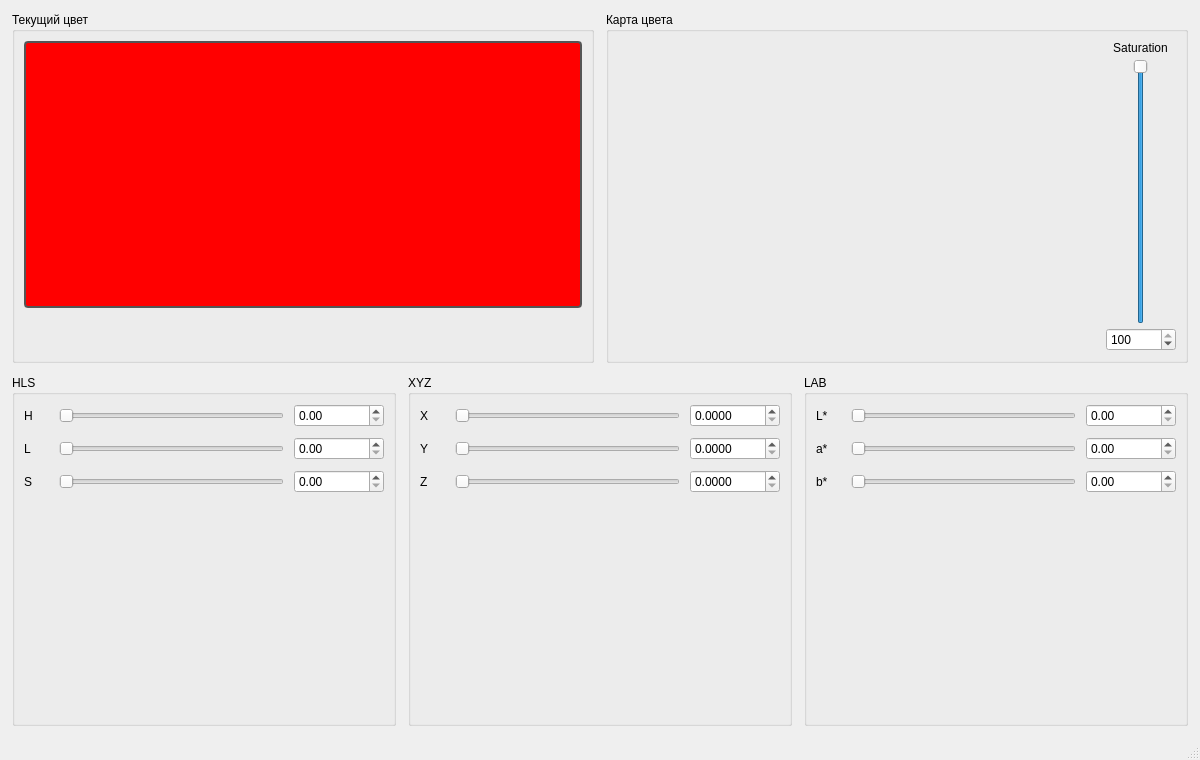
<?xml version="1.0" encoding="UTF-8"?>
<ui version="4.0">
 <class>ColorConverter</class>

 <widget class="QMainWindow" name="ColorConverter">
  <property name="geometry">
   <rect>
    <x>0</x>
    <y>0</y>
    <width>1200</width>
    <height>760</height>
   </rect>
  </property>

  <property name="minimumSize">
   <size>
    <width>1000</width>
    <height>500</height>
   </size>
  </property>

  <property name="windowTitle">
   <string>Конвертер цветов: HLS, XYZ, LAB</string>
  </property>

  <widget class="QWidget" name="centralWidget">
   <layout class="QVBoxLayout" name="mainLayout">
    <property name="spacing">
     <number>12</number>
    </property>
    <property name="leftMargin">
     <number>12</number>
    </property>
    <property name="topMargin">
     <number>12</number>
    </property>
    <property name="rightMargin">
     <number>12</number>
    </property>
    <property name="bottomMargin">
     <number>12</number>
    </property>

    <item>
     <layout class="QHBoxLayout" name="topLayout">
      <property name="spacing">
       <number>12</number>
      </property>

      <item>
       <widget class="QGroupBox" name="previewGroup">
        <property name="minimumSize">
         <size>
          <width>260</width>
          <height>270</height>
         </size>
        </property>

        <property name="title">
         <string>Текущий цвет</string>
        </property>

        <layout class="QVBoxLayout" name="previewLayout">
         <property name="spacing">
          <number>8</number>
         </property>

         <item>
          <widget class="QLabel" name="colorPreview">
           <property name="minimumSize">
            <size>
             <width>220</width>
             <height>180</height>
            </size>
           </property>

           <property name="sizePolicy">
            <sizepolicy hsizetype="Expanding" vsizetype="Expanding">
             <horstretch>1</horstretch>
             <verstretch>1</verstretch>
            </sizepolicy>
           </property>

           <property name="styleSheet">
            <string notr="true">background-color: #ff0000;
border: 2px solid #555555;
border-radius: 4px;</string>
           </property>

           <property name="text">
            <string/>
           </property>

           <property name="alignment">
            <set>Qt::AlignmentFlag::AlignCenter</set>
           </property>
          </widget>
         </item>

         <item>
          <widget class="QLabel" name="gamutWarningLabel">
           <property name="minimumSize">
            <size>
             <width>220</width>
             <height>35</height>
            </size>
           </property>

           <property name="styleSheet">
            <string notr="true">color: #c62828;
font-weight: bold;</string>
           </property>

           <property name="text">
            <string/>
           </property>

           <property name="wordWrap">
            <bool>true</bool>
           </property>

           <property name="alignment">
            <set>Qt::AlignmentFlag::AlignCenter</set>
           </property>
          </widget>
         </item>
        </layout>
       </widget>
      </item>

      <item>
       <widget class="QGroupBox" name="mapGroup">
        <property name="title">
         <string>Карта цвета</string>
        </property>

        <layout class="QVBoxLayout" name="mapLayout">
         <item>
          <layout class="QHBoxLayout" name="mapWithSaturationLayout">
           <property name="spacing">
            <number>8</number>
           </property>

           <item>
            <widget class="QWidget" name="colorMap">
             <property name="minimumSize">
              <size>
               <width>380</width>
               <height>240</height>
              </size>
             </property>

             <property name="sizePolicy">
              <sizepolicy hsizetype="Expanding" vsizetype="Expanding">
               <horstretch>1</horstretch>
               <verstretch>1</verstretch>
              </sizepolicy>
             </property>
            </widget>
           </item>

           <item>
            <layout class="QVBoxLayout" name="saturationSliderLayout">
             <property name="spacing">
              <number>4</number>
             </property>

             <item alignment="Qt::AlignmentFlag::AlignHCenter">
              <widget class="QLabel" name="saturationLabel">
               <property name="text">
                <string>Saturation</string>
               </property>

               <property name="alignment">
                <set>Qt::AlignmentFlag::AlignCenter</set>
               </property>
              </widget>
             </item>

             <item alignment="Qt::AlignmentFlag::AlignHCenter">
              <widget class="QSlider" name="saturationSlider">
               <property name="minimumSize">
                <size>
                 <width>30</width>
                 <height>180</height>
                </size>
               </property>

               <property name="orientation">
                <enum>Qt::Orientation::Vertical</enum>
               </property>

               <property name="minimum">
                <number>0</number>
               </property>

               <property name="maximum">
                <number>100</number>
               </property>

               <property name="value">
                <number>100</number>
               </property>
              </widget>
             </item>

             <item alignment="Qt::AlignmentFlag::AlignHCenter">
              <widget class="QDoubleSpinBox" name="saturationSpinBox">
               <property name="minimumSize">
                <size>
                 <width>70</width>
                 <height>0</height>
                </size>
               </property>

               <property name="minimum">
                <double>0.000000000000000</double>
               </property>

               <property name="maximum">
                <double>100.000000000000000</double>
               </property>

               <property name="singleStep">
                <double>1.000000000000000</double>
               </property>

               <property name="value">
                <double>100.000000000000000</double>
               </property>

               <property name="decimals">
                <number>0</number>
               </property>

               <property name="keyboardTracking">
                <bool>false</bool>
               </property>
              </widget>
             </item>
            </layout>
           </item>
          </layout>
         </item>
        </layout>
       </widget>
      </item>
     </layout>
    </item>

    <item>
     <layout class="QHBoxLayout" name="modelsLayout">
      <property name="spacing">
       <number>12</number>
      </property>

      <item>
       <widget class="QGroupBox" name="hlsGroup">
        <property name="title">
         <string>HLS</string>
        </property>

        <layout class="QVBoxLayout" name="hlsLayout">
         <property name="spacing">
          <number>10</number>
         </property>

         <item>
          <layout class="QHBoxLayout" name="hLayout">
           <item>
            <widget class="QLabel" name="hLabel">
             <property name="minimumSize">
              <size>
               <width>25</width>
               <height>0</height>
              </size>
             </property>

             <property name="text">
              <string>H</string>
             </property>
            </widget>
           </item>

           <item>
            <widget class="QSlider" name="hSlider">
             <property name="orientation">
              <enum>Qt::Orientation::Horizontal</enum>
             </property>
            </widget>
           </item>

           <item>
            <widget class="QDoubleSpinBox" name="hSpinBox">
             <property name="minimumSize">
              <size>
               <width>90</width>
               <height>0</height>
              </size>
             </property>

             <property name="decimals">
              <number>2</number>
             </property>
            </widget>
           </item>
          </layout>
         </item>

         <item>
          <layout class="QHBoxLayout" name="lLayout">
           <item>
            <widget class="QLabel" name="lLabel">
             <property name="minimumSize">
              <size>
               <width>25</width>
               <height>0</height>
              </size>
             </property>

             <property name="text">
              <string>L</string>
             </property>
            </widget>
           </item>

           <item>
            <widget class="QSlider" name="lSlider">
             <property name="orientation">
              <enum>Qt::Orientation::Horizontal</enum>
             </property>
            </widget>
           </item>

           <item>
            <widget class="QDoubleSpinBox" name="lSpinBox">
             <property name="minimumSize">
              <size>
               <width>90</width>
               <height>0</height>
              </size>
             </property>

             <property name="decimals">
              <number>2</number>
             </property>
            </widget>
           </item>
          </layout>
         </item>

         <item>
          <layout class="QHBoxLayout" name="sLayout">
           <item>
            <widget class="QLabel" name="sLabel">
             <property name="minimumSize">
              <size>
               <width>25</width>
               <height>0</height>
              </size>
             </property>

             <property name="text">
              <string>S</string>
             </property>
            </widget>
           </item>

           <item>
            <widget class="QSlider" name="sSlider">
             <property name="orientation">
              <enum>Qt::Orientation::Horizontal</enum>
             </property>
            </widget>
           </item>

           <item>
            <widget class="QDoubleSpinBox" name="sSpinBox">
             <property name="minimumSize">
              <size>
               <width>90</width>
               <height>0</height>
              </size>
             </property>

             <property name="decimals">
              <number>2</number>
             </property>
            </widget>
           </item>
          </layout>
         </item>

         <item>
          <spacer name="hlsSpacer">
           <property name="orientation">
            <enum>Qt::Orientation::Vertical</enum>
           </property>
            <property name="sizeHint" stdset="0">
             <size>
              <width>20</width>
              <height>40</height>
             </size>
            </property>
           </spacer>
         </item>
        </layout>
       </widget>
      </item>

      <item>
       <widget class="QGroupBox" name="xyzGroup">
        <property name="title">
         <string>XYZ</string>
        </property>

        <layout class="QVBoxLayout" name="xyzLayout">
         <property name="spacing">
          <number>10</number>
         </property>

         <item>
          <layout class="QHBoxLayout" name="xLayout">
           <item>
            <widget class="QLabel" name="xLabel">
             <property name="minimumSize">
              <size>
               <width>25</width>
               <height>0</height>
              </size>
             </property>

             <property name="text">
              <string>X</string>
             </property>
            </widget>
           </item>

           <item>
            <widget class="QSlider" name="xSlider">
             <property name="orientation">
              <enum>Qt::Orientation::Horizontal</enum>
             </property>
            </widget>
           </item>

           <item>
            <widget class="QDoubleSpinBox" name="xSpinBox">
             <property name="minimumSize">
              <size>
               <width>90</width>
               <height>0</height>
              </size>
             </property>

             <property name="decimals">
              <number>4</number>
             </property>
            </widget>
           </item>
          </layout>
         </item>

         <item>
          <layout class="QHBoxLayout" name="yLayout">
           <item>
            <widget class="QLabel" name="yLabel">
             <property name="minimumSize">
              <size>
               <width>25</width>
               <height>0</height>
              </size>
             </property>

             <property name="text">
              <string>Y</string>
             </property>
            </widget>
           </item>

           <item>
            <widget class="QSlider" name="ySlider">
             <property name="orientation">
              <enum>Qt::Orientation::Horizontal</enum>
             </property>
            </widget>
           </item>

           <item>
            <widget class="QDoubleSpinBox" name="ySpinBox">
             <property name="minimumSize">
              <size>
               <width>90</width>
               <height>0</height>
              </size>
             </property>

             <property name="decimals">
              <number>4</number>
             </property>
            </widget>
           </item>
          </layout>
         </item>

         <item>
          <layout class="QHBoxLayout" name="zLayout">
           <item>
            <widget class="QLabel" name="zLabel">
             <property name="minimumSize">
              <size>
               <width>25</width>
               <height>0</height>
              </size>
             </property>

             <property name="text">
              <string>Z</string>
             </property>
            </widget>
           </item>

           <item>
            <widget class="QSlider" name="zSlider">
             <property name="orientation">
              <enum>Qt::Orientation::Horizontal</enum>
             </property>
            </widget>
           </item>

           <item>
            <widget class="QDoubleSpinBox" name="zSpinBox">
             <property name="minimumSize">
              <size>
               <width>90</width>
               <height>0</height>
              </size>
             </property>

             <property name="decimals">
              <number>4</number>
             </property>
            </widget>
           </item>
          </layout>
         </item>

         <item>
          <spacer name="xyzSpacer">
           <property name="orientation">
            <enum>Qt::Orientation::Vertical</enum>
           </property>
           <property name="sizeHint" stdset="0">
            <size>
             <width>20</width>
             <height>40</height>
            </size>
           </property>
          </spacer>
         </item>
        </layout>
       </widget>
      </item>

      <item>
       <widget class="QGroupBox" name="labGroup">
        <property name="title">
         <string>LAB</string>
        </property>

        <layout class="QVBoxLayout" name="labLayout">
         <property name="spacing">
          <number>10</number>
         </property>

         <item>
          <layout class="QHBoxLayout" name="labLLayout">
           <item>
            <widget class="QLabel" name="labLLabel">
             <property name="minimumSize">
              <size>
               <width>25</width>
               <height>0</height>
              </size>
             </property>

             <property name="text">
              <string>L*</string>
             </property>
            </widget>
           </item>

           <item>
            <widget class="QSlider" name="labLSlider">
             <property name="orientation">
              <enum>Qt::Orientation::Horizontal</enum>
             </property>
            </widget>
           </item>

           <item>
            <widget class="QDoubleSpinBox" name="labLSpinBox">
             <property name="minimumSize">
              <size>
               <width>90</width>
               <height>0</height>
              </size>
             </property>

             <property name="decimals">
              <number>2</number>
             </property>
            </widget>
           </item>
          </layout>
         </item>

         <item>
          <layout class="QHBoxLayout" name="aLayout">
           <item>
            <widget class="QLabel" name="aLabel">
             <property name="minimumSize">
              <size>
               <width>25</width>
               <height>0</height>
              </size>
             </property>

             <property name="text">
              <string>a*</string>
             </property>
            </widget>
           </item>

           <item>
            <widget class="QSlider" name="aSlider">
             <property name="orientation">
              <enum>Qt::Orientation::Horizontal</enum>
             </property>
            </widget>
           </item>

           <item>
            <widget class="QDoubleSpinBox" name="aSpinBox">
             <property name="minimumSize">
              <size>
               <width>90</width>
               <height>0</height>
              </size>
             </property>

             <property name="decimals">
              <number>2</number>
             </property>
            </widget>
           </item>
          </layout>
         </item>

         <item>
          <layout class="QHBoxLayout" name="labBLayout">
           <item>
            <widget class="QLabel" name="labBLabel">
             <property name="minimumSize">
              <size>
               <width>25</width>
               <height>0</height>
              </size>
             </property>

             <property name="text">
              <string>b*</string>
             </property>
            </widget>
           </item>

           <item>
            <widget class="QSlider" name="labBSlider">
             <property name="orientation">
              <enum>Qt::Orientation::Horizontal</enum>
             </property>
            </widget>
           </item>

           <item>
            <widget class="QDoubleSpinBox" name="labBSpinBox">
             <property name="minimumSize">
              <size>
               <width>90</width>
               <height>0</height>
              </size>
             </property>

             <property name="decimals">
              <number>2</number>
             </property>
            </widget>
           </item>
          </layout>
         </item>

         <item>
          <spacer name="labSpacer">
           <property name="orientation">
            <enum>Qt::Orientation::Vertical</enum>
           </property>
           <property name="sizeHint" stdset="0">
            <size>
             <width>20</width>
             <height>40</height>
            </size>
           </property>
          </spacer>
         </item>
        </layout>
       </widget>
      </item>
     </layout>
    </item>
   </layout>
  </widget>

  <widget class="QMenuBar" name="menuBar">
   <property name="geometry">
    <rect>
     <x>0</x>
     <y>0</y>
     <width>1200</width>
     <height>25</height>
    </rect>
   </property>
  </widget>

  <widget class="QStatusBar" name="statusBar"/>
 </widget>

 <resources/>
 <connections/>
</ui>
